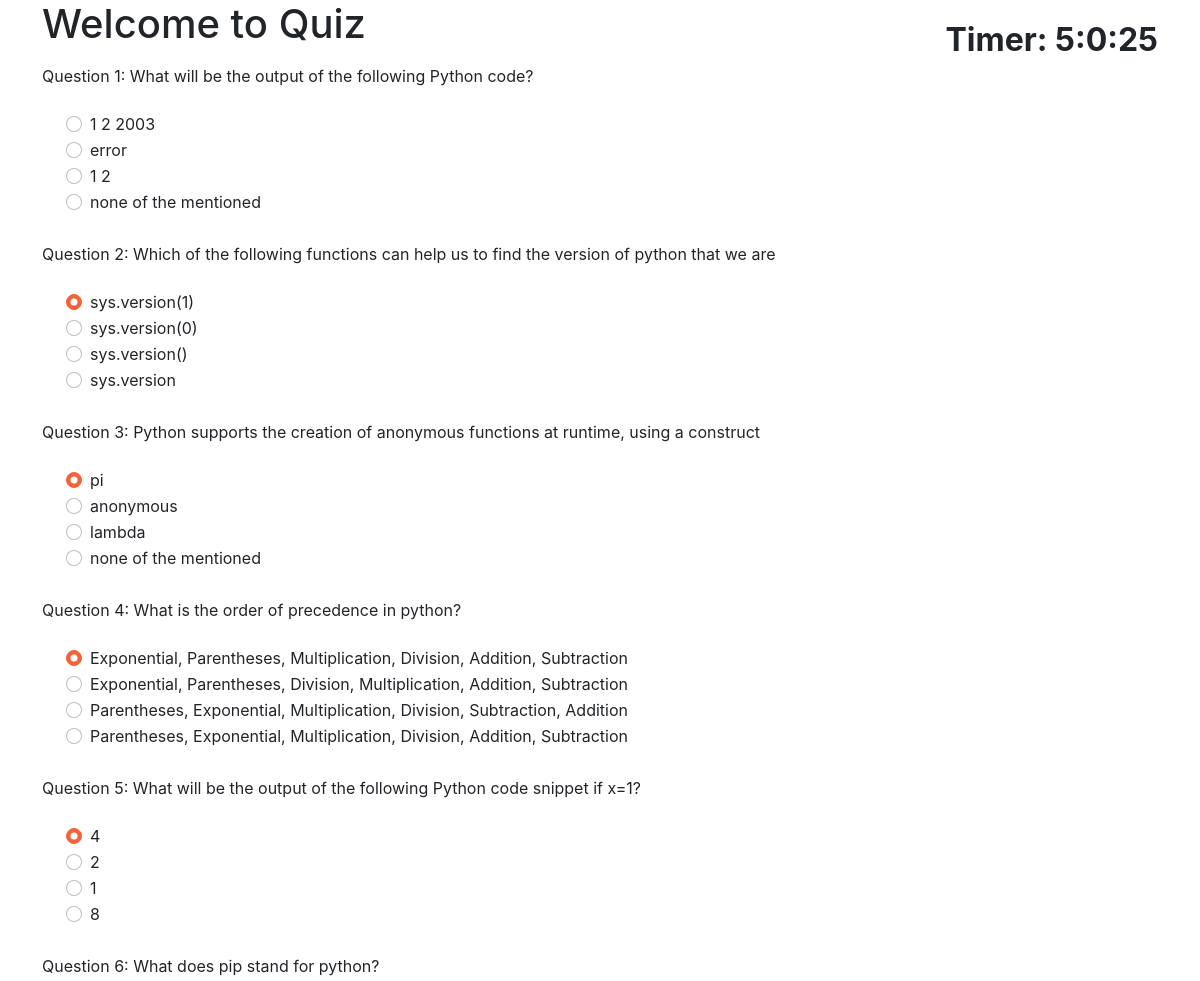
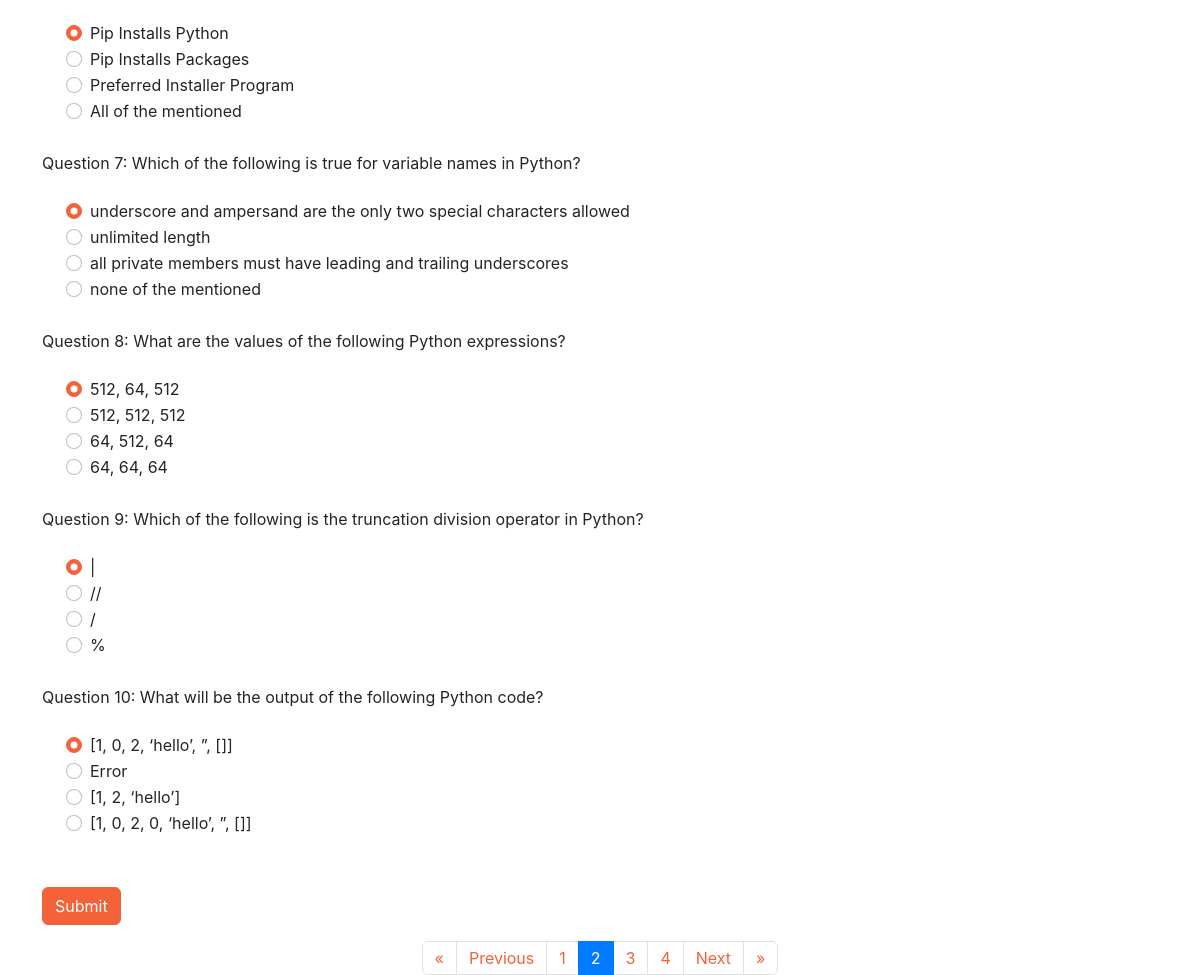
The page /question?page=2 on the database its author committed (2 pictures, top to bottom).
### myapp/models.py (models this page shows, shortened)
class Exam(models.Model):
    id = models.AutoField(primary_key=True)
    department = models.CharField(max_length=50)
    role = models.CharField(max_length=50)
    topic = models.CharField(max_length=100)
    question = models.TextField()
    answeroption = models.CharField(max_length=50)
    a = models.CharField(max_length=100)
    b = models.CharField(max_length=100)
    c = models.CharField(max_length=100)
    d = models.CharField(max_length=100)

### myapp/views.py (the view)
# urls.py: path('question',views.question,name="question"),
def question(request):
    questions = Exam.objects.all()
    paginator = Paginator(questions, 10)  # Show 10 questions per page
    page_number = request.GET.get('page')
    page_obj = paginator.get_page(page_number)
    context = {
        'page_obj': page_obj
    }
    return render(request, 'question.html', context)

### myapp/templates/question.html (shortened to what this page needs)
{% load static %}
{% block content %}
<head>
  <link rel="stylesheet" href="https://stackpath.bootstrapcdn.com/bootstrap/4.5.0/css/bootstrap.min.css">
</head>
<link rel="stylesheet" type="text/css" href="{% static 'css/styles.css' %}">
<div class="container ">
<h1>Welcome to  Quiz</h1><br>
<div align="right" style="margin-top:-2em; font-size:2em;" id="displaytimer"><b style="color: rgb(95, 66, 173); ">Timer: 0 seconds</b></div>
 <form method='post' action='{% url 'result'%}'>
   {% for q in page_obj %}
    <div class="form-group">
    <label for="question">Question {{ forloop.counter }}: {{ q.question }}</label>
    </div>
    <div class="form-check">
        <div class="form-check">
            <input class="form-check-input" type="radio" name="{{q.question}}" id="gridRadios1" value="A" checked>
            <label class="form-check-label" for="gridRadios1">
                {{q.a}}
            </label>
        </div>
        <div class="form-check">
            <input class="form-check-input" type="radio" name="{{q.question}}" id="gridRadios2" value="B">
            <label class="form-check-label" for="gridRadios2">
                {{q.b}}
            </label>
        </div>
        <div class="form-check">
            <input class="form-check-input" type="radio" name="{{q.question}}" id="gridRadios1" value="C">
            <label class="form-check-label" for="gridRadios1">
                {{q.c}}
            </label>
        </div>
        <div class="form-check">
            <input class="form-check-input" type="radio" name="{{q.question}}" id="gridRadios2" value="D">
            <label class="form-check-label" for="gridRadios2">
                {{q.d}}
            </label>
        </div>
        <br>
    </div>
    {% endfor %}
    <br>
    <button type="submit" class="btn btn-primary">Submit</button>
  </form>
  <nav aria-label="Page navigation">
    <ul class="pagination justify-content-center">
      {% if page_obj.has_previous %}
        <li class="page-item">
          <a class="page-link" href="?page=1">&laquo;</a>
        </li>
        <li class="page-item">
          <a class="page-link" href="?page={{ page_obj.previous_page_number }}">Previous</a>
        </li>
      {% endif %}
      {% for num in page_obj.paginator.page_range %}
        {% if page_obj.number == num %}
          <li class="page-item active" aria-current="page">
            <a class="page-link" href="#">{{ num }} <span class="sr-only">(current)</span></a>
          </li>
        {% elif num > page_obj.number|add:'-3' and num < page_obj.number|add:'3' %}
          <li class="page-item">
            <a class="page-link" href="?page={{ num }}">{{ num }}</a>
          </li>
        {% endif %}
      {% endfor %}
      {% if page_obj.has_next %}
        <li class="page-item">
          <a class="page-link" href="?page={{ page_obj.next_page_number }}">Next</a>
        </li>
        <li class="page-item">
          <a class="page-link" href="?page={{ page_obj.paginator.num_pages }}">&raquo;</a>
        </li>
      {% endif %}
    </ul>
  </nav>
</div>
{% endblock %}

### rows shown on the page
Exam: question "What will be the output of the following Python code?", a "1 2 2003", b "error", c "1 2", d "none of the mentioned"
Exam: question "Which of the following functions can help us to find the version of python that we are", a "sys.version(1)", b "sys.version(0)", c "sys.version()", d "sys.version"
Exam: question "Python supports the creation of anonymous functions at runtime, using a construct", a "pi", b "anonymous", c "lambda", d "none of the mentioned"
Exam: question "What is the order of precedence in python?", a "Exponential, Parentheses, Multiplication, Division, Addition, Subtraction", b "Exponential, Parentheses, Division, Multiplication, Addition, Subtraction", c "Parentheses, Exponential, Multiplication, Division, Subtraction, Addition", d "Parentheses, Exponential, Multiplication, Division, Addition, Subtraction"
Exam: question "What will be the output of the following Python code snippet if x=1?", a "4", b "2", c "1", d "8"
Exam: question "What does pip stand for python?", a "Pip Installs Python", b "Pip Installs Packages", c "Preferred Installer Program", d "All of the mentioned"
Exam: question "Which of the following is true for variable names in Python?", a "underscore and ampersand are the only two special characters allowed", b "unlimited length", c "all private members must have leading and trailing underscores", d "none of the mentioned"
Exam: question "What are the values of the following Python expressions?", a "512, 64, 512", b "512, 512, 512", c "64, 512, 64", d "64, 64, 64"
Exam: question "Which of the following is the truncation division operator in Python?", a "|", b "//", c "/", d "%"
Exam: question "What will be the output of the following Python code?", a "[1, 0, 2, ‘hello’, ”, []]", b "Error", c "[1, 2, ‘hello’]", d "[1, 0, 2, 0, ‘hello’, ”, []]"

### other values the page prints
{{ num }} "1" "3" "4"
{{ num }} "2"
